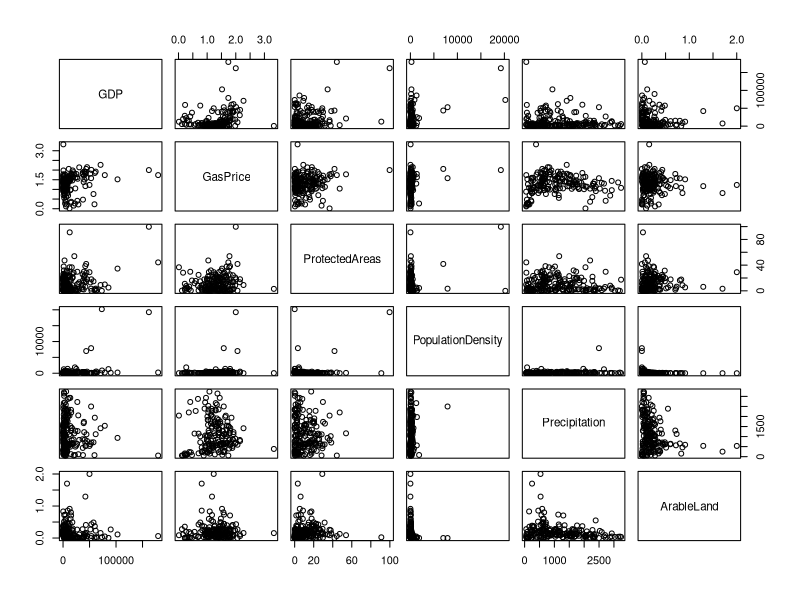
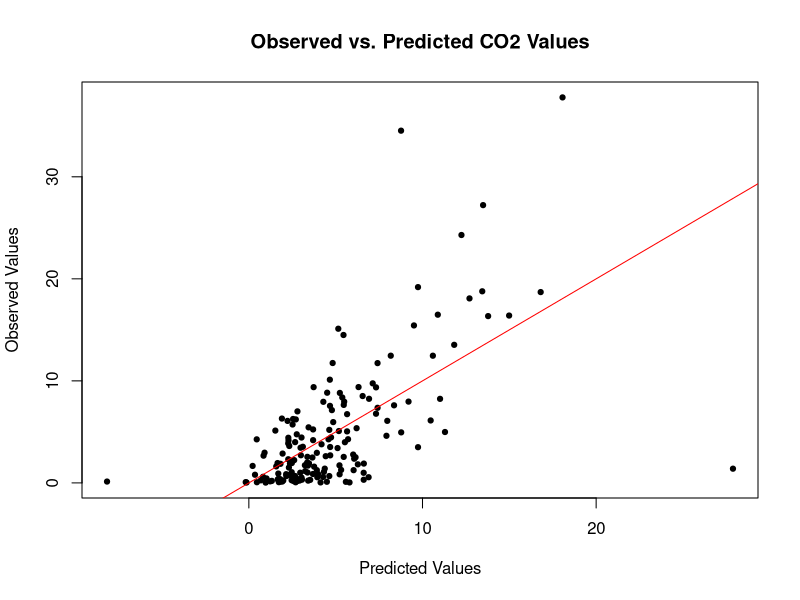
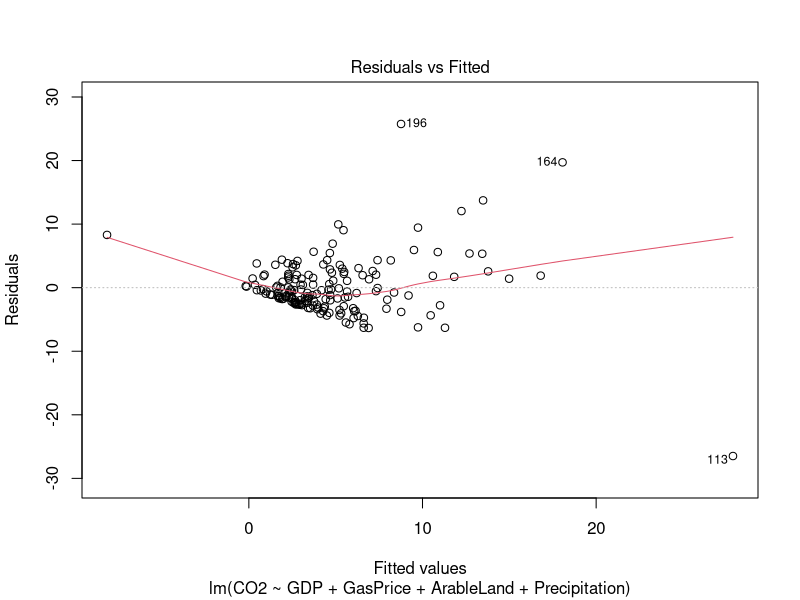
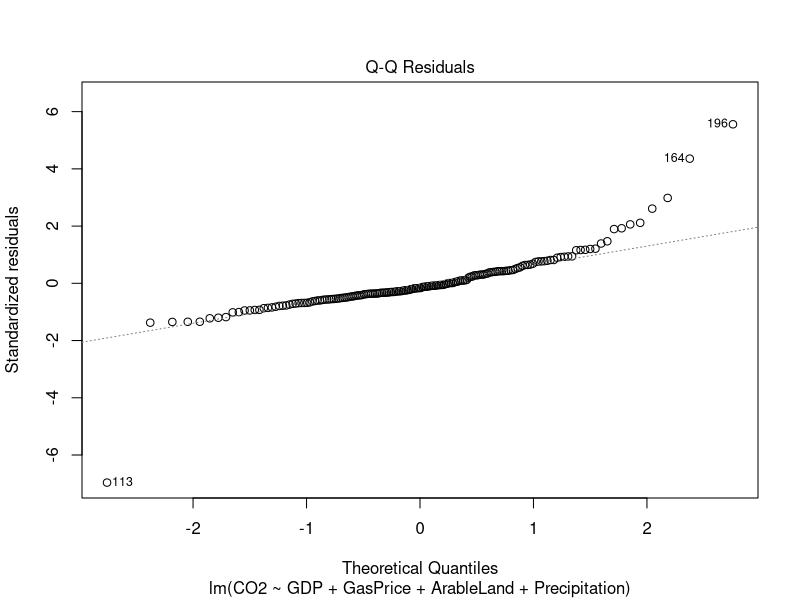
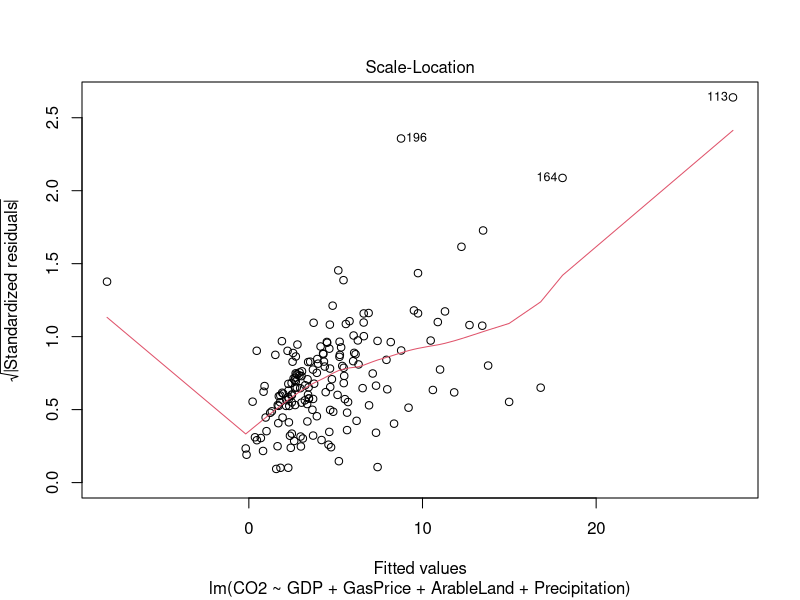
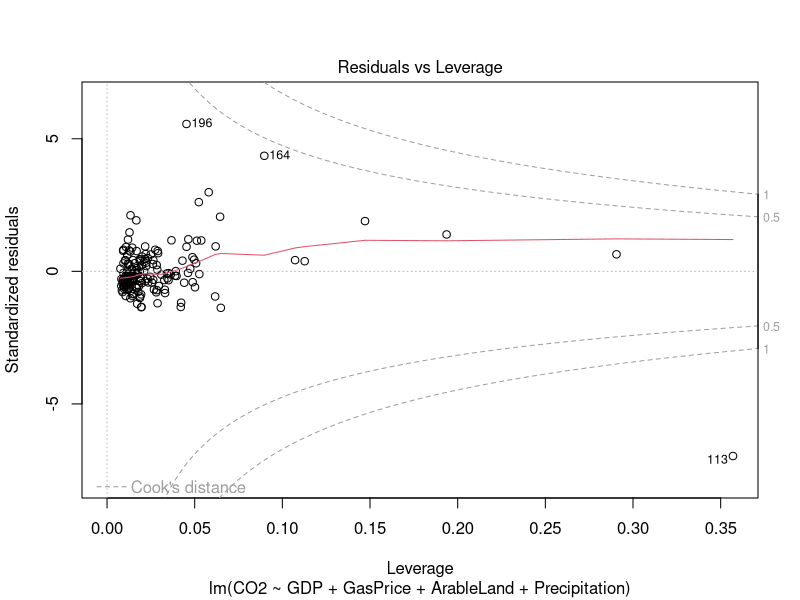

Source code (R) for these figures, in order:
## ---- chunk 1
knitr::opts_chunk$set(echo = TRUE)
## ---- chunk 2
data <- read.csv("World_Development_Indicators.csv", na.strings = "#N/A")

# Clean Data
new_labels = c("Country.Code","CO2","GDP","GasPrice", "ProtectedAreas", "PopulationDensity",
                 "Precipitation", "ArableLand")
column_names = c("Country.Code","EN.ATM.CO2E.PC", "NY.GDP.PCAP.CD", "EP.PMP.SGAS.CD", "ER.PTD.TOTL.ZS",
                 "EN.POP.DNST", "AG.LND.PRCP.MM", "AG.LND.ARBL.HA.PC")

data <- data[,column_names]
names(data) <- new_labels
## ---- chunk 3
xvariables = c("GDP","GasPrice", "ProtectedAreas", "PopulationDensity",
                 "Precipitation", "ArableLand")
pairs_sub = data[,xvariables]

pairs(pairs_sub)
cor(pairs_sub, use = "pairwise.complete.obs")

data2 = na.omit(data[,c("Country.Code", "CO2", xvariables)])
## ---- chunk 4
## 1 Variable
# From Lab 8
fit_GDP = lm(CO2 ~ GDP, data2)
summary(fit_GDP)
our_aic = AIC(fit_GDP)
print(our_aic)
## ---- chunk 5
## 2 Variables

# Gas Price
fit_GDP_Gas = lm(CO2 ~ GDP + GasPrice,data2)
summary(fit_GDP_Gas)
our_aic = AIC(fit_GDP_Gas)
print(our_aic)

# Protected Areas
fit_GDP_PA = lm(CO2 ~ GDP + ProtectedAreas,data2)
summary(fit_GDP_PA)
our_aic = AIC(fit_GDP_PA)
print(our_aic)

# Population Density
fit_GDP_PD = lm(CO2 ~ GDP + PopulationDensity,data2)
summary(fit_GDP_PD)
our_aic = AIC(fit_GDP_PD)
print(our_aic)

# Precipitation
fit_GDP_Prec = lm(CO2 ~ GDP + Precipitation,data2)
summary(fit_GDP_Prec)
our_aic = AIC(fit_GDP_Prec)
print(our_aic)

# Arable Land
fit_GDP_AL = lm(CO2 ~ GDP + ArableLand,data2)
summary(fit_GDP_AL)
our_aic = AIC(fit_GDP_AL)
print(our_aic)

## ---- chunk 6
## 3 Variables

# GDP, Gas Price, Protected Areas
fit_GDP_Gas_PA = lm(CO2 ~ GDP + GasPrice + ProtectedAreas,data2)
summary(fit_GDP_Gas_PA)
our_aic = AIC(fit_GDP_Gas_PA)
print(our_aic)

# GDP, Gas Price, Population Density
fit_GDP_Gas_PD = lm(CO2 ~ GDP + GasPrice + PopulationDensity,data2)
summary(fit_GDP_Gas_PD)
our_aic = AIC(fit_GDP_Gas_PD)
print(our_aic)

# GDP, Gas Price, Precipitation
fit_GDP_Gas_Prec = lm(CO2 ~ GDP + GasPrice + Precipitation,data2)
summary(fit_GDP_Gas_Prec)
our_aic = AIC(fit_GDP_Gas_Prec)
print(our_aic)

# GDP, Gas Price, Arable Land
fit_GDP_Gas_AL = lm(CO2 ~ GDP + GasPrice + ArableLand,data2)
summary(fit_GDP_Gas_AL)
our_aic = AIC(fit_GDP_Gas_AL)
print(our_aic)

## ---- chunk 7
## 4 Variables

# GDP, Gas Price, Arable Land, Protected Areas
fit_GDP_Gas_AL_PA = lm(CO2 ~ GDP + GasPrice + ArableLand + ProtectedAreas,data2)
summary(fit_GDP_Gas_AL_PA)
our_aic = AIC(fit_GDP_Gas_AL_PA)
print(our_aic)

# GDP, Gas Price, Arable Land, Population Density
fit_GDP_Gas_AL_PD = lm(CO2 ~ GDP + GasPrice + ArableLand + PopulationDensity,data2)
summary(fit_GDP_Gas_AL_PD)
our_aic = AIC(fit_GDP_Gas_AL_PD)
print(our_aic)

# GDP, Gas Price, Arable Land, Precipitation
fit_GDP_Gas_AL_Prec = lm(CO2 ~ GDP + GasPrice + ArableLand + Precipitation,data2)
summary(fit_GDP_Gas_AL_Prec)
our_aic = AIC(fit_GDP_Gas_AL_Prec)
print(our_aic)

## ---- chunk 8
## 5 Variables

# GDP, Gas Price, Arable Land, Precipitation, Protected Areas
fit_GDP_Gas_PD_Prec_PA = lm(CO2 ~ GDP + GasPrice + ArableLand + Precipitation + ProtectedAreas ,data2)
summary(fit_GDP_Gas_PD_Prec_PA)
our_aic = AIC(fit_GDP_Gas_PD_Prec_PA)
print(our_aic)

# GDP, Gas Price, Arable Land, Precipitation, Population Density
fit_GDP_Gas_PD_Prec_PD = lm(CO2 ~ GDP + GasPrice + ArableLand + Precipitation + PopulationDensity,data2)
summary(fit_GDP_Gas_PD_Prec_PD)
our_aic = AIC(fit_GDP_Gas_PD_Prec_PD)
print(our_aic)

## ---- chunk 9
## Best Model

AICtable = data.frame(model = 1:5, AIC = c(AIC(fit_GDP), AIC(fit_GDP_Gas), AIC(fit_GDP_Gas_AL),
                                           AIC(fit_GDP_Gas_AL_Prec), 
                                           AIC(fit_GDP_Gas_PD_Prec_PA)))

AICtable$dAIC = AICtable$AIC - min(AICtable$AIC)

knitr::kable(AICtable)

## ---- chunk 10
# Best Model: fit_GDP_Gas_AL_Prec

## Predicted vs Observed

plot(predict(fit_GDP_Gas_AL_Prec),data2$CO2, pch = 19, cex = 0.7, xlab = "Predicted Values", ylab = "Observed Values", main = "Observed vs. Predicted CO2 Values")

# Add a 1:1 line
abline(a = 0, b = 1, col = "red")

## Diagnostic Plots

plot(fit_GDP_Gas_AL_Prec)

## ---- chunk 11

